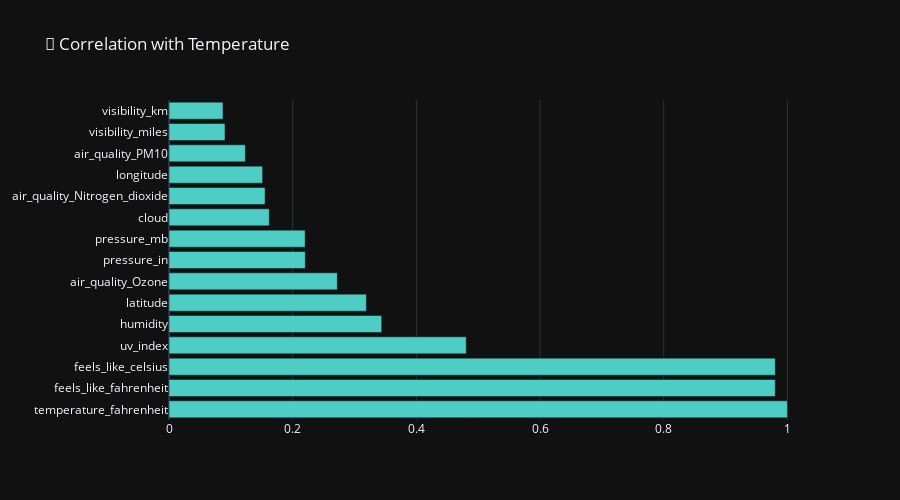

This figure's notebook cell:
### Code cell
# Correlation importance
correlations = X_train.corrwith(y_train).abs().sort_values(ascending=False)
fig = go.Figure(go.Bar(x=correlations.values[:15], y=correlations.index[:15], orientation='h', marker_color='#4ECDC4'))
fig.update_layout(title='🔗 Correlation with Temperature', template='plotly_dark', height=500)
fig.show()

### Figure 1 — Plotly figure (JSON) as saved in the notebook; plotly's stock layout.template omitted (floating-point values rounded to 4 significant figures)
{"data": [{"marker": {"color": "#4ECDC4"}, "orientation": "h", "type": "bar", "x": [1.0, 0.9803, 0.9803, 0.4806, 0.3439, 0.3192, 0.2721, 0.2204, 0.2201, 0.1622, 0.1553, 0.1514, 0.1234, 0.09053, 0.0873], "y": ["temperature_fahrenheit", "feels_like_fahrenheit", "feels_like_celsius", "uv_index", "humidity", "latitude", "air_quality_Ozone", "pressure_in", "pressure_mb", "cloud", "air_quality_Nitrogen_dioxide", "longitude", "air_quality_PM10", "visibility_miles", "visibility_km"]}], "layout": {"height": 500, "title": {"text": "🔗 Correlation with Temperature"}}}
